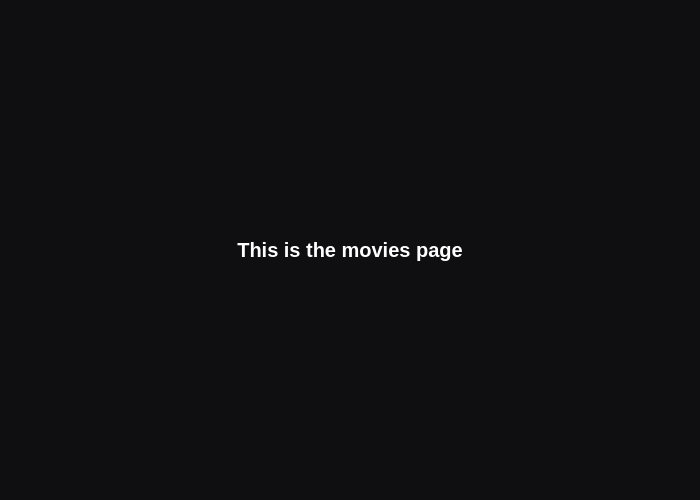
<?xml version="1.0" encoding="UTF-8"?>
<ui version="4.0">
 <class>Movies</class>
 <widget class="QWidget" name="Movies">
  <property name="geometry">
   <rect>
    <x>0</x>
    <y>0</y>
    <width>700</width>
    <height>500</height>
   </rect>
  </property>
  <property name="windowTitle">
   <string>Movies</string>
  </property>
  <property name="styleSheet">
   <string notr="true">#Movies {
    background-color: #0F0F11;
}
#moviesTitleLabel {
    color: #FFFFFF;
    font-size: 20px;
    font-weight: 600;
}</string>
  </property>
  <layout class="QVBoxLayout" name="moviesLayout">
   <property name="leftMargin">
    <number>24</number>
   </property>
   <property name="topMargin">
    <number>24</number>
   </property>
   <property name="rightMargin">
    <number>24</number>
   </property>
   <property name="bottomMargin">
    <number>24</number>
   </property>
   <item>
    <widget class="QLabel" name="moviesTitleLabel">
     <property name="text">
      <string>This is the movies page</string>
     </property>
     <property name="alignment">
      <set>Qt::AlignCenter</set>
     </property>
    </widget>
   </item>
  </layout>
 </widget>
 <resources/>
 <connections/>
</ui>
